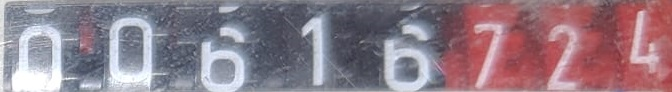
#> input picture ImagesClock/1.jpg, 672 x 92 px; its folder holds only this picture in this run
$ python -i imagetotext_tesseract.py   (imports and definitions only)
#> lines starting #> are read from the running program, lines starting #| are printed output that depends on the picture; after the words box and inside, x2 and y2 are one past the last pixel; in counts of white or black regions, pixels touching at a corner belong together
#> further down, picture is the input picture: shape (92, 672, 3); mean B, G, R 135.5, 124.5, 143.9
### utils.py
#!/usr/bin/env python
import numpy, cv2

def invertBlackAndWhite(image): #background is white and the foreground is black
  countWhite = numpy.sum(image > 0) #number of all pixel that are not black (255)
  countBlack = numpy.sum(image == 0) #number of all pixel that are black (0)
  if countBlack > countWhite:
    image = 255 - image
  return image

def dilate(image):
  kernel = numpy.ones((5,5),numpy.uint8)
  return cv2.dilate(image, kernel, iterations = 1)

def erode(image):
  kernel = numpy.ones((5,5),numpy.uint8)
  return cv2.erode(image, kernel, iterations = 1)

def opening(image):
  kernel = numpy.ones((5,5),numpy.uint8)
  return cv2.morphologyEx(image, cv2.MORPH_OPEN, kernel)

# [13 lines left out: functions addNoise, addBrightness, not called in this run]

### imagetotext_tesseract.py
#!/usr/bin/env python

import cv2, numpy
import pytesseract
from configparser import ConfigParser
import logging.config
from pathlib import Path
import utils
import time

pytesseract.pytesseract.tesseract_cmd = r'C:\Users\Anita\AppData\Local\Programs\Tesseract-OCR\tesseract.exe'

class ImageToText:
  def __init__ (self, image):
    self.image = image

  def preprocess(self):
    grayImage = cv2.cvtColor(self.image, cv2.COLOR_BGR2GRAY)
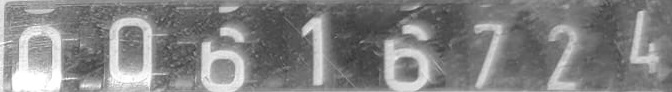
#> grayImage: shape (92, 672); min 52, max 255, mean 131.6
    _, binaryImage = cv2.threshold(grayImage, 0, 255, cv2.THRESH_OTSU)
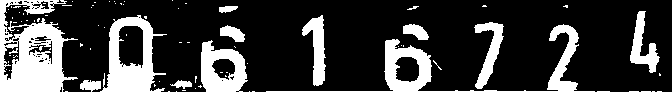
#> binaryImage: shape (92, 672); 23.4% white; 87 white regions (73 under 20 px), largest, box (x1, y1, x2, y2) and area: (0, 0, 78, 92) 4108, (266, 24, 595, 92) 2771, (100, 15, 167, 92) 2393
    binaryImage = utils.invertBlackAndWhite(binaryImage)
#> in invertBlackAndWhite, `countWhite = numpy.sum(image > 0)`: countWhite = 14445
#> in invertBlackAndWhite, `countBlack = numpy.sum(image == 0)`: countBlack = 47379
    erodeImg = utils.erode(binaryImage)
#> in erode, `return cv2.erode(image, kernel, iterations = 1)`:
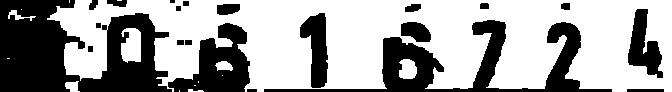
#> returned value: shape (92, 672); 63.5% white; 21 black regions (1 under 20 px), largest, box (x1, y1, x2, y2) and area: (0, 0, 172, 92) 9768, (264, 20, 612, 92) 5898, (168, 23, 250, 92) 2957
    #dilateImg = utils.dilate(binaryImage)
    #openingImg = utils.opening(binaryImage)
    return erodeImg

  def getTheImage(self):
    return self.image

  def setTheImage(self, img):
    self.image = img

  # [43 lines left out: functions getNumberFromImage, main, not called in this run]


# [2 lines not run here, left out]

>>> import cv2
>>> picture = cv2.imread('ImagesClock/1.jpg')
>>> result = ImageToText(picture).preprocess()

$ run again, on ImagesClock/10.jpg
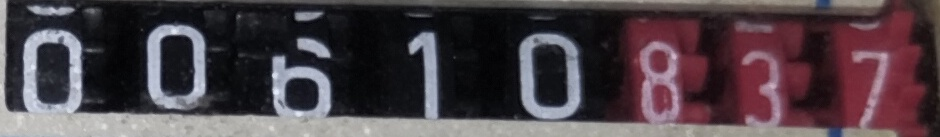
#> input picture ImagesClock/10.jpg, 940 x 137 px
#> picture is the input picture: shape (137, 940, 3); mean B, G, R 71.2, 65.3, 77.2
#> in preprocess, `_, binaryImage = cv2.threshold(grayImage, 0, 255, cv2.THRESH_OTSU)`:
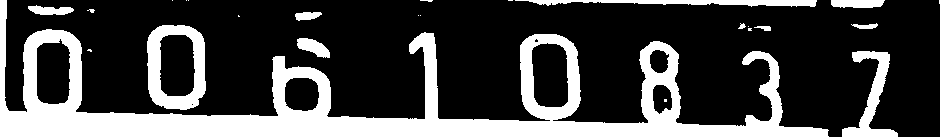
#> binaryImage: shape (137, 940); 26.5% white; 25 white regions (14 under 20 px), largest, box (x1, y1, x2, y2) and area: (0, 0, 829, 137) 27335, (147, 25, 206, 110) 2516, (842, 51, 898, 137) 1543
#> countWhite = 34178
#> countBlack = 94602
#> in erode, `return cv2.erode(image, kernel, iterations = 1)`:
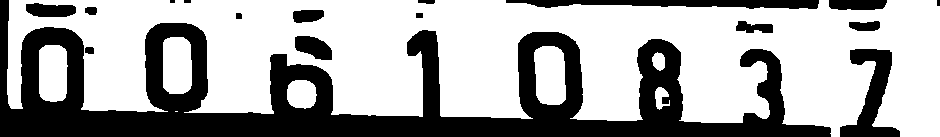
#> returned value: shape (137, 940); 65.8% white; 17 black regions (2 under 20 px), largest, box (x1, y1, x2, y2) and area: (0, 0, 831, 137) 36836, (840, 49, 900, 137) 2232, (506, 0, 819, 9) 1983

$ run again, on ImagesClock/11.jpg
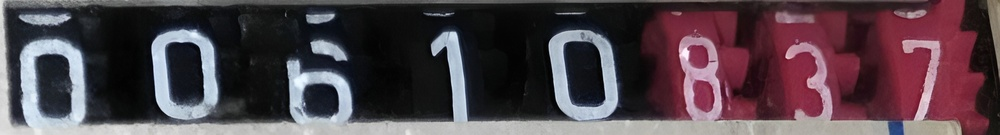
#> input picture ImagesClock/11.jpg, 1000 x 135 px, shrunk from 2041 x 275 before the run
#> picture is the input picture: shape (135, 1000, 3); mean B, G, R 74.1, 67.1, 81.7
#> in preprocess, `_, binaryImage = cv2.threshold(grayImage, 0, 255, cv2.THRESH_OTSU)`:
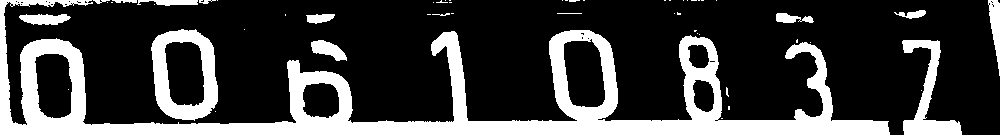
#> binaryImage: shape (135, 1000); 24.7% white; 53 white regions (38 under 20 px), largest, box (x1, y1, x2, y2) and area: (0, 0, 890, 135) 25967, (151, 29, 218, 121) 2958, (902, 40, 962, 135) 1885
#> countWhite = 33312
#> countBlack = 101688
#> in erode, `return cv2.erode(image, kernel, iterations = 1)`:
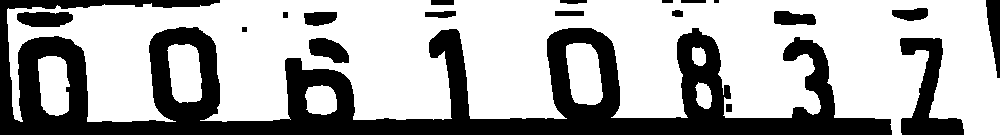
#> returned value: shape (135, 1000); 67.2% white; 19 black regions (1 under 20 px), largest, box (x1, y1, x2, y2) and area: (0, 0, 892, 135) 37575, (900, 38, 964, 135) 2629, (17, 12, 73, 27) 712
